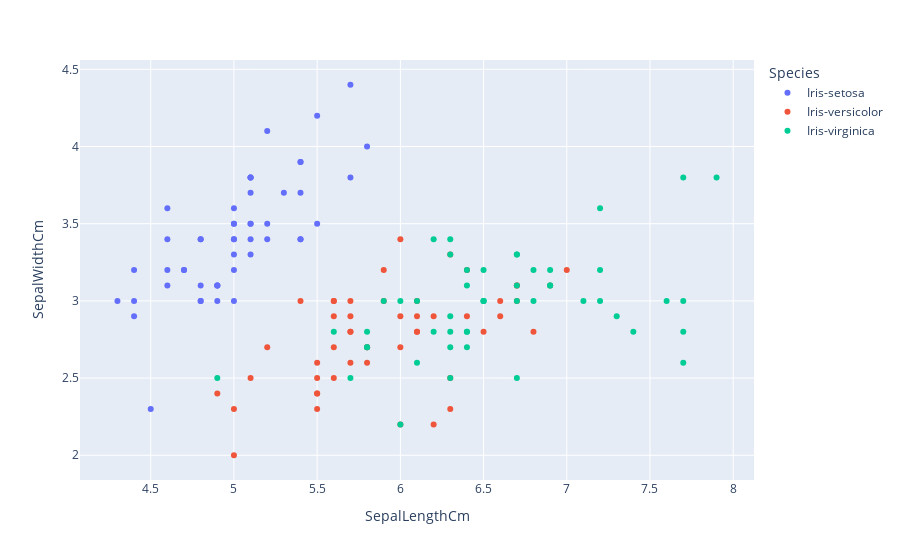

Notebook code cell kept with this figure:
### Markdown cell above
3. Draw the beautiful graphs

### Code cell
px.scatter(data, x='SepalLengthCm', y='SepalWidthCm', color='Species')

### Figure 1 — Plotly figure (JSON) as saved in the notebook; plotly's stock layout.template omitted (floating-point values rounded to 4 significant figures)
{"data": [{"hovertemplate": "Species=Iris-setosa<br>SepalLengthCm=%{x}<br>SepalWidthCm=%{y}<extra></extra>", "legendgroup": "Iris-setosa", "marker": {"color": "#636efa", "symbol": "circle"}, "mode": "markers", "name": "Iris-setosa", "orientation": "v", "showlegend": true, "type": "scatter", "x": [5.1, 4.9, 4.7, 4.6, 5, 5.4, 4.6, 5, 4.4, 4.9, 5.4, 4.8, 4.8, 4.3, 5.8, 5.7, 5.4, 5.1, 5.7, 5.1, 5.4, 5.1, 4.6, 5.1, 4.8, 5, 5, 5.2, 5.2, 4.7, 4.8, 5.4, 5.2, 5.5, 4.9, 5, 5.5, 4.9, 4.4, 5.1, 5, 4.5, 4.4, 5, 5.1, 4.8, 5.1, 4.6, 5.3, 5], "xaxis": "x", "y": [3.5, 3, 3.2, 3.1, 3.6, 3.9, 3.4, 3.4, 2.9, 3.1, 3.7, 3.4, 3, 3, 4, 4.4, 3.9, 3.5, 3.8, 3.8, 3.4, 3.7, 3.6, 3.3, 3.4, 3, 3.4, 3.5, 3.4, 3.2, 3.1, 3.4, 4.1, 4.2, 3.1, 3.2, 3.5, 3.1, 3, 3.4, 3.5, 2.3, 3.2, 3.5, 3.8, 3, 3.8, 3.2, 3.7, 3.3], "yaxis": "y"}, {"hovertemplate": "Species=Iris-versicolor<br>SepalLengthCm=%{x}<br>SepalWidthCm=%{y}<extra></extra>", "legendgroup": "Iris-versicolor", "marker": {"color": "#EF553B", "symbol": "circle"}, "mode": "markers", "name": "Iris-versicolor", "orientation": "v", "showlegend": true, "type": "scatter", "x": [7, 6.4, 6.9, 5.5, 6.5, 5.7, 6.3, 4.9, 6.6, 5.2, 5, 5.9, 6, 6.1, 5.6, 6.7, 5.6, 5.8, 6.2, 5.6, 5.9, 6.1, 6.3, 6.1, 6.4, 6.6, 6.8, 6.7, 6, 5.7, 5.5, 5.5, 5.8, 6, 5.4, 6, 6.7, 6.3, 5.6, 5.5, 5.5, 6.1, 5.8, 5, 5.6, 5.7, 5.7, 6.2, 5.1, 5.7], "xaxis": "x", "y": [3.2, 3.2, 3.1, 2.3, 2.8, 2.8, 3.3, 2.4, 2.9, 2.7, 2, 3, 2.2, 2.9, 2.9, 3.1, 3, 2.7, 2.2, 2.5, 3.2, 2.8, 2.5, 2.8, 2.9, 3, 2.8, 3, 2.9, 2.6, 2.4, 2.4, 2.7, 2.7, 3, 3.4, 3.1, 2.3, 3, 2.5, 2.6, 3, 2.6, 2.3, 2.7, 3, 2.9, 2.9, 2.5, 2.8], "yaxis": "y"}, {"hovertemplate": "Species=Iris-virginica<br>SepalLengthCm=%{x}<br>SepalWidthCm=%{y}<extra></extra>", "legendgroup": "Iris-virginica", "marker": {"color": "#00cc96", "symbol": "circle"}, "mode": "markers", "name": "Iris-virginica", "orientation": "v", "showlegend": true, "type": "scatter", "x": [6.3, 5.8, 7.1, 6.3, 6.5, 7.6, 4.9, 7.3, 6.7, 7.2, 6.5, 6.4, 6.8, 5.7, 5.8, 6.4, 6.5, 7.7, 7.7, 6, 6.9, 5.6, 7.7, 6.3, 6.7, 7.2, 6.2, 6.1, 6.4, 7.2, 7.4, 7.9, 6.4, 6.3, 6.1, 7.7, 6.3, 6.4, 6, 6.9, 6.7, 6.9, 5.8, 6.8, 6.7, 6.7, 6.3, 6.5, 6.2, 5.9], "xaxis": "x", "y": [3.3, 2.7, 3, 2.9, 3, 3, 2.5, 2.9, 2.5, 3.6, 3.2, 2.7, 3, 2.5, 2.8, 3.2, 3, 3.8, 2.6, 2.2, 3.2, 2.8, 2.8, 2.7, 3.3, 3.2, 2.8, 3, 2.8, 3, 2.8, 3.8, 2.8, 2.8, 2.6, 3, 3.4, 3.1, 3, 3.1, 3.1, 3.1, 2.7, 3.2, 3.3, 3, 2.5, 3, 3.4, 3], "yaxis": "y"}], "layout": {"legend": {"title": {"text": "Species"}, "tracegroupgap": 0}, "margin": {"t": 60}, "xaxis": {"anchor": "y", "domain": [0, 1], "title": {"text": "SepalLengthCm"}}, "yaxis": {"anchor": "x", "domain": [0, 1], "title": {"text": "SepalWidthCm"}}}}
